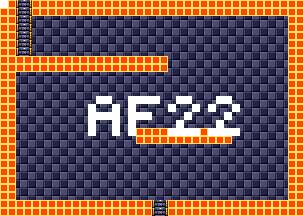

A 2D game scene composited from a Tiled map and its tileset images. What follows is a short description and the map's XML, with each tile layer's data collapsed to a summary:
An orthogonal 38x27 tile map with 8x8 px tiles, 4 tile layers (background, foreground, room numbers, Objects), 15 tilesets.

<map version="1.5" tiledversion="1.7.1" orientation="orthogonal" renderorder="right-down" width="38" height="27" tilewidth="8" tileheight="8" infinite="0" nextlayerid="11" nextobjectid="1">
 <tileset firstgid="1" source="tilesheets/tsKarniMata.tsx" />
 <tileset firstgid="1025" source="tilesheets/tsVoodooWasp.tsx" />
 <tileset firstgid="2049" source="tilesheets/tsBurial.tsx" />
 <tileset firstgid="3073" source="tilesheets/tsBlueTemple.tsx" />
 <tileset firstgid="4097" source="tilesheets/tsGoddess.tsx" />
 <tileset firstgid="5121" source="tilesheets/tsKonark.tsx" />
 <tileset firstgid="6145" name="sEnemies" tilewidth="8" tileheight="8" tilecount="1024" columns="32">
  <image source="../grapx/tilesheets/sObjects.bmp" trans="ff94ff" width="256" height="256" />
 </tileset>
 <tileset firstgid="7169" source="tilesheets/tsIceTemple.tsx" />
 <tileset firstgid="8193" source="tilesheets/tsLavaArea.tsx" />
 <tileset firstgid="9217" source="tilesheets/tsBossArea.tsx" />
 <tileset firstgid="10241" source="tilesheets/tsPegu.tsx" />
 <tileset firstgid="11265" source="tilesheets/sTiwanakuTemple.tsx" />
 <tileset firstgid="12289" source="tilesheets/sIndraTemple.tsx" />
 <tileset firstgid="13313" source="tilesheets/sTeleport.tsx" />
 <tileset firstgid="14337" source="tilesheets/sObjects.tsx" />
 <layer id="2" name="background" width="38" height="27">
  <data>[1026 cells, 1026 non-empty, 2 distinct tile ids]</data>
 </layer>
 <layer id="1" name="foreground" width="38" height="27">
  <data>[1026 cells, 316 non-empty, 3 distinct tile ids]</data>
 </layer>
 <layer id="7" name="room numbers" width="38" height="27">
  <data>[1026 cells, 43 non-empty, 1 distinct tile ids]</data>
 </layer>
 <layer id="10" name="Objects" width="38" height="27">
  <data>[1026 cells, 0 non-empty, 0 distinct tile ids]</data>
 </layer>
</map>
